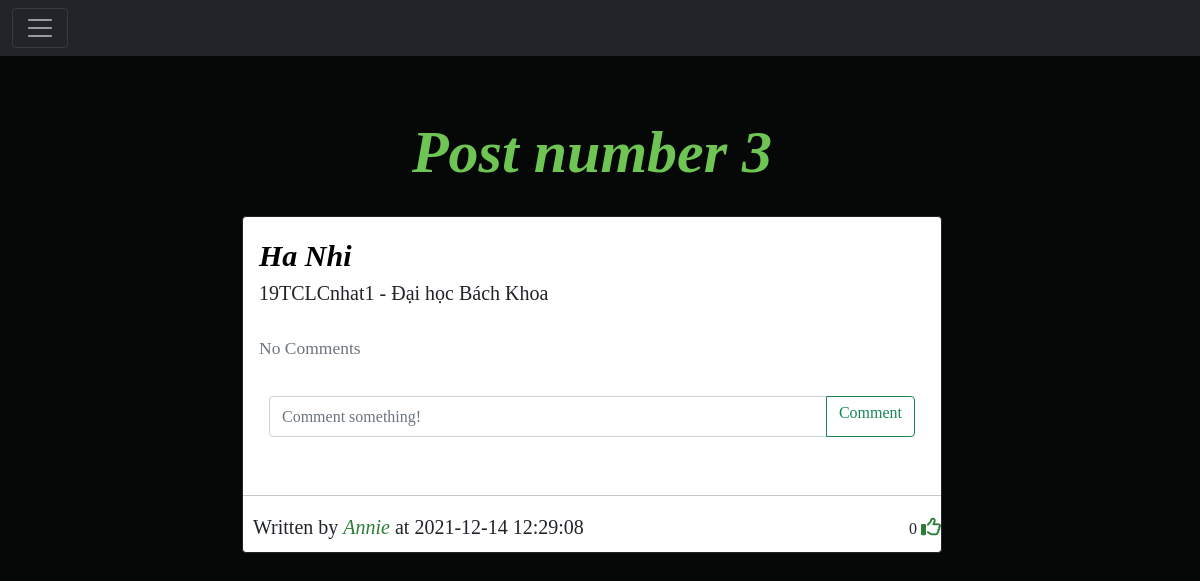
Page /post/3 (signed in) on the committed database.
### Website/models.py (models this page shows)
class Post(db.Model):
    id = db.Column(db.Integer, primary_key=True)
    title = db.Column(db.Text, nullable=False)
    text = db.Column(db.Text, nullable=False)
    date_created = db.Column(db.DateTime(timezone=True), default=func.now())
    author = db.Column(db.Integer, db.ForeignKey(
        'user.id', ondelete="CASCADE"), nullable=False)
    comments = db.relationship('Comment', backref='post', passive_deletes=True)
    likes = db.relationship('Like', backref='post', passive_deletes=True)

class User(db.Model, UserMixin):
    id = db.Column(db.Integer, primary_key=True)
    email = db.Column(db.String(150), unique=True)
    username = db.Column(db.String(150), unique=True)
    password = db.Column(db.String(150))
    date_created = db.Column(db.DateTime(timezone=True), default=func.now())
    posts = db.relationship('Post', backref='user', passive_deletes=True)
    comments = db.relationship('Comment', backref='user', passive_deletes=True)
    likes = db.relationship('Like', backref='user', passive_deletes=True)
    followed = db.relationship('Follow', foreign_keys=[Follow.follower_id], backref=db.backref('follower', lazy='joined'), lazy=True, cascade='all, delete-orphan')
    followers = db.relationship('Follow', foreign_keys=[Follow.followed_id], backref=db.backref('followed', lazy='joined'), lazy=True, cascade='all, delete-orphan')

### Website/views.py (the view)
@views.route("/post/<post_id>")
@login_required
def post(post_id):
    post = Post.query.filter_by(id=post_id).first()
    if not post:
        flash("Post does not exist.", category='error')
    return render_template('post.html', user= current_user, post= post)

### Website/__init__.py (called while the page is built)
def create_app():
    app = Flask(__name__)
    app.config['SECRET_KEY'] = "helloworld"
    app.config['SQLALCHEMY_DATABASE_URI'] = f'sqlite:///{DB_NAME}'
    db.init_app(app)
    from .views import views
    from .auth import auth
    app.register_blueprint(views, url_prefix="/")
    app.register_blueprint(auth, url_prefix="/")
    from .models import User, Post, Comment,Like,Follow
    create_database(app)
    login_manager = LoginManager()
    login_manager.login_view = "auth.login"
    login_manager.init_app(app)
    @login_manager.user_loader
    def load_user(id):
        return User.query.get(int(id))
    return app

### Website/templates/post.html (shortened to what this page needs)
{% extends "posts_div.html" %}
{% block content%}
<div  class="posts">
<h1 align="center">Post number {{post.id}}</h1>
<div class="card border-dark">
    <div class="card-body">
      <div class="card-text">
        <a class="post-title" href="/post/{{post.id}}">{{post.title}}</a>
        <p class="post-test">{{post.text}}</p>
      </div>
      <br />
      <p class="card-text">
        {% if post.comments|length > 0 %}
        <a data-bs-toggle="collapse" href="#comments-{{post.id}}" role="button">
          <small>View {{post.comments|length}} Comments</small>
        </a>
        {% else %}
        <small class="text-muted">No Comments</small>
        {% endif %}
      </p>
      <br>
      <form
        class="input-group mb-3"
        method="POST"
        action="/create-comment/{{post.id}}"
      >
        <input
          type="text"
          id="text"
          name="text"
          class="form-control"
          placeholder="Comment something!"
        />
        <button class="btn btn-outline-success" type="submit"><h6>Comment</h6></button>
      </form>
    </div>
    <hr>
    <div class="item">
      <div class="d-flex align-items-center justify-content-between">
        <p>Written by <a list-style = "none" class="" href="/profile/{{post.user.username}}"> {{post.user.username}}</a> at {{post.date_created}}</p>
        <div>
          {{ post.likes|length }}
            {% if user.id in post.likes|map(attribute="author")|list %}
            <a href="/like-post/{{post.id}}">
            <i class="fas fa-thumbs-up"></i>
          </a>
            {% else %}
            <a href="/like-post/{{post.id}}">
              <i class="far fa-thumbs-up"></i>
             </a>
            {% endif %}
          </div>
  </div>
  </div>
    </div>
  <br/>
</div>
{%endblock%}

### Website/static/main.css (style rules this page uses)
body { font-family: 'Times New Roman', Times, serif; background-color: rgb(6, 7, 7) ; background-position: center; background-size:cover; background-repeat: no-repeat; }
h1 { margin-top: 40px; padding: 20px; font-size: 60px; font-style: italic; font-weight: bold; color: rgb(110, 197, 83); }
form { padding: 10px; }
input { font-size: 20px; }
a { text-decoration: none; font-size: 20px; font-style: italic; color: rgb(44, 126, 55); }
p { padding-bottom: 0px; font-size: 20px; margin-bottom: 0px; }
input { font-size: 30px; }
.post-title { font-size: 30px; font-style: oblique; font-weight: bolder; color: black; }
.post-test { font-size: 20px; font-weight: lighter; }
.posts { width: 700px; height: 500px; margin-left: 200px; }
.item { padding-left: 10px; padding-bottom: 10px; }

### rows in the picture
Post: id "3", title "Ha Nhi", text "19TCLCnhat1 - Đại học Bách Khoa", date_created "2021-12-14 12:29:08"
User: user.username "Annie"

### other values in the picture
{{ post.likes|length }} "0"
